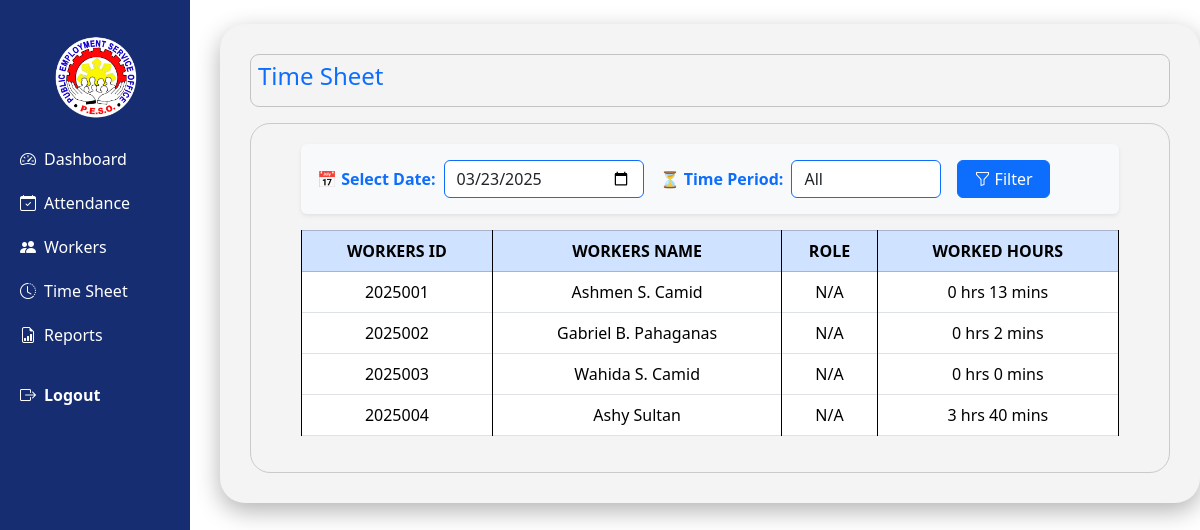
/pages/timeSheet.php?date=2025-03-23, run on the app's committed database.
### tables this page shows
CREATE TABLE `attendance` (
  `id` int(11) NOT NULL,
  `worker_id` varchar(50) NOT NULL,
  `fullname` varchar(100) NOT NULL,
  `date` date NOT NULL,
  `time_in` time DEFAULT NULL,
  `shift_period` enum('AM','PM') NOT NULL DEFAULT 'AM',
  `time_out` time DEFAULT NULL
);

CREATE TABLE `workers` (
  `id` int(11) NOT NULL,
  `worker_id` varchar(255) NOT NULL,
  `fullname` varchar(255) NOT NULL,
  `role` varchar(255) NOT NULL,
  `schedule` varchar(255) NOT NULL,
  `salary_per_hour` decimal(10,2) NOT NULL DEFAULT 0.00,
  `status` varchar(50) NOT NULL
);

### pages/timeSheet.php (the view, shortened to what this page needs)
<?php
include("../controllers/conn.php");
$selected_date = isset($_GET['date']) ? $_GET['date'] : date("Y-m-d");
$time_period = isset($_GET['time_period']) ? $_GET['time_period'] : 'all';
$time_condition = "";
$sql = "SELECT w.worker_id, w.fullname, w.role, a.time_in, a.time_out
        FROM workers w
        INNER JOIN attendance a ON w.worker_id = a.worker_id
        AND a.date = '$selected_date' $time_condition";
$result = mysqli_query($conn, $sql);
?>
<!DOCTYPE html>
<html lang="en">
<head>
    <link href="https://cdnjs.cloudflare.com/ajax/libs/bootstrap/5.3.2/css/bootstrap.min.css" rel="stylesheet">
    <link href="https://cdnjs.cloudflare.com/ajax/libs/bootstrap-icons/1.11.1/font/bootstrap-icons.min.css" rel="stylesheet">
    <link rel="stylesheet" href="../assets/css/styles.css">
</head>
<body>
<nav class="sidebar navbar navbar-expand-lg custom-blue">
        <div class="container-fluid">
            <div class="collapse navbar-collapse" id="sidebarNav">
                <ul class="navbar-nav flex-column w-100">
                    <div class="sidebar-logo text-center w-100 my-3">
                        <img src="../assets/image/peso.png" class="img-fluid" alt="Company Logo" style="max-width: 100px;">
                    </div>
                    <li class="nav-item active">
                        <a class="nav-link" href="dashboard.php"><i class="bi bi-speedometer2 me-2"></i> Dashboard</a>
                    </li>
                    <li class="nav-item">
                        <a class="nav-link" href="attendance.php"><i class="bi bi-calendar-check me-2"></i> Attendance</a>
                    </li>
                    <li class="nav-item">
                        <a class="nav-link" href="workers.php"><i class="bi bi-people-fill me-2"></i> Workers</a>
                    </li>
                    <li class="nav-item">
                        <a class="nav-link" href="timeSheet.php"><i class="bi bi-clock-history me-2"></i> Time Sheet</a>
                    </li>
                    <li class="nav-item">
                        <a class="nav-link" href="reports.php"><i class="bi bi-file-earmark-bar-graph me-2"></i> Reports</a>
                    </li>
                    <li class="nav-item mt-3">
                        <a class="nav-link text-white fw-bold" href="../controllers/logout.php">
                            <i class="bi bi-box-arrow-right me-2"></i> Logout
                        </a>
                    </li>
                </ul>
            </div>
        </div>
    </nav>
    <div class="main-content container mt-4">
        <div class="d-flex justify-content-between align-items-center mb-3" style="border: 1px solid; padding: 7px; border-radius: 9px; border-color: rgb(197, 194, 194);">
            <h1 class="text-primary kanit">Time Sheet</h1>
        </div>
        <div class="content">
            <form method="GET" class="mb-3 p-3 bg-light rounded shadow-sm">
                <div class="d-flex align-items-center">
                    <label for="date" class="me-2 fw-bold text-primary">📅 Select Date:</label>
                    <input type="date" id="date" name="date" class="form-control me-3 border-primary rounded" value="<?= $selected_date; ?>" style="max-width: 200px;">
                    <label for="time_period" class="me-2 fw-bold text-primary">⏳ Time Period:</label>
                    <select id="time_period" name="time_period" class="form-control me-3 border-primary rounded" style="max-width: 150px;">
                        <option value="all" <?= ($time_period == 'all') ? 'selected' : ''; ?>>All</option>
                    </select>
                    <button type="submit" class="btn btn-primary px-3">
                        <i class="bi bi-funnel"></i> Filter
                    </button>
                </div>
            </form>
            <table class="table table-bordered text-center">
                <thead class="table-primary">
                    <tr>
                        <th>WORKERS ID</th>
                        <th>WORKERS NAME</th>
                        <th>ROLE</th>
                        <th>WORKED HOURS</th>
                    </tr>
                </thead>
                <tbody>
                    <?php
                    if ($result && mysqli_num_rows($result) > 0) {
                        while ($row = mysqli_fetch_assoc($result)) {
                            $worker_id = $row['worker_id'];
                            $fullname = $row['fullname'];
                            $role = $row['role'];
                            $time_in = $row['time_in'];
                            $time_out = $row['time_out'];
                            if (is_null($time_in) || is_null($time_out)) {
                                echo "<tr>
                                        <td>$worker_id</td>
                                        <td>$fullname</td>
                                        <td>$role</td>
                                        <td class='text-center text-danger'>No Record</td>
                                      </tr>";
                            } else {
                                $start_time = strtotime($time_in);
                                $end_time = strtotime($time_out);
                                $worked_seconds = $end_time - $start_time;
                                $total_hours = floor($worked_seconds / 3600);
                                $total_minutes = floor(($worked_seconds % 3600) / 60);
                                echo "<tr>
                                        <td>$worker_id</td>
                                        <td>$fullname</td>
                                        <td>$role</td>
                                        <td>" . sprintf("%d hrs %d mins", $total_hours, $total_minutes) . "</td>
                                      </tr>";
                            }
                        }
                    } else {
                        echo '<tr><td colspan="4" class="text-center text-danger">No records found for ' . $selected_date . '.</td></tr>';
                    }
                    ?>
                </tbody>
            </table>
        </div>
    </div>
</body>
</html>

### assets/css/styles.css (style rules this page uses)
.sidebar { width: 190px; height: 100vh; position: fixed; color: white; left: 0; top: 0; background-color: #343a40; padding-top: 10px; display: flex; flex-direction: column; align-items: center; transition: all 0.3s ease-in-out; }
.custom-blue { background-color: #162d72 !important; }
.sidebar .nav-link { display: flex; align-items: center; padding: 10px 15px; color: white; font-size: 16px; text-decoration: none; white-space: nowrap; overflow: hidden; text-overflow: ellipsis; width: 100%; }
.main-content { margin-left: 220px; padding: 30px; transition: all 0.3s ease-in-out; max-width: calc(100% - 220px); margin-top: 30px; background-color: #f4f4f4; border-radius: 25px; box-shadow: 0 8px 25px rgba(0, 0, 0, 0.3); }
h1 { font-size: 1.5rem; }

### pages/timeSheet.php (style rules this page uses)
.content { border: 1px solid; padding: 20px 50px; border-radius: 20px; border-color: rgb(204, 201, 201); }
td, table tr th { border: 1px solid; padding: 12px 15px; }

### data on the page
attendance: workers.worker_id "2025001", workers.fullname "Ashmen S. Camid", workers.role "N/A", total_hours "0", total_minutes "13"
attendance: workers.worker_id "2025002", workers.fullname "Gabriel B. Pahaganas", workers.role "N/A", total_hours "0", total_minutes "2"
attendance: workers.worker_id "2025003", workers.fullname "Wahida S. Camid", workers.role "N/A", total_hours "0", total_minutes "0"
attendance: workers.worker_id "2025004", workers.fullname "Ashy Sultan", workers.role "N/A", total_hours "3", total_minutes "40"
